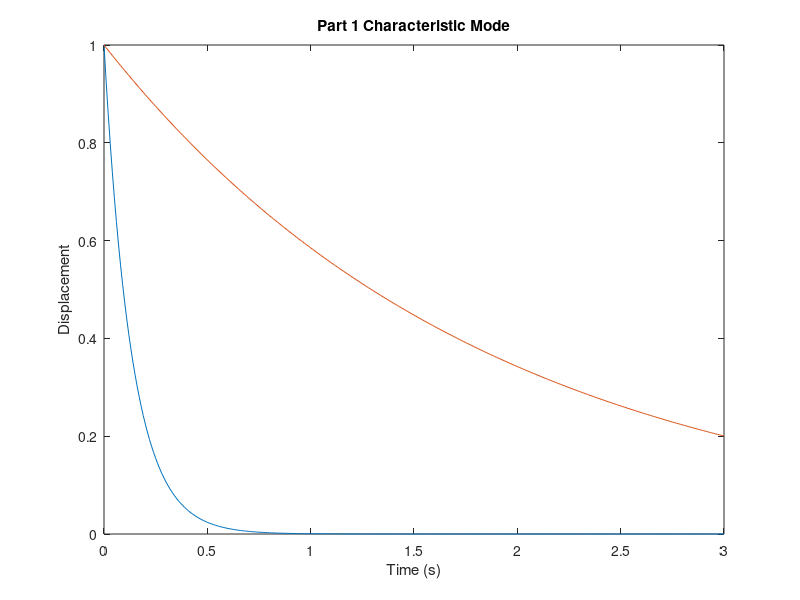
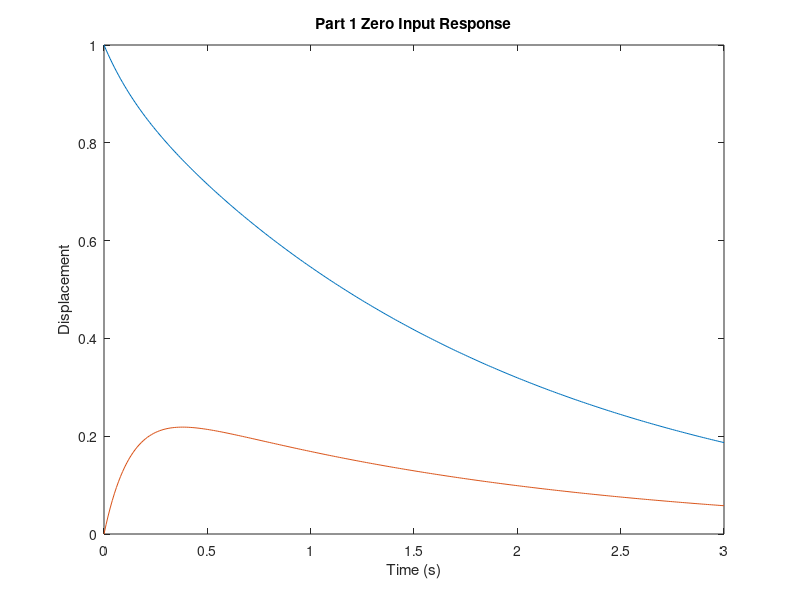
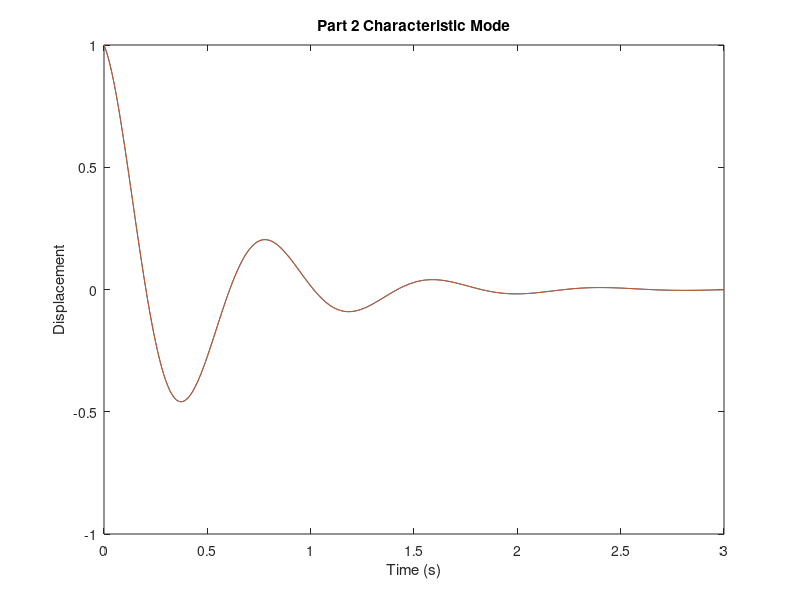
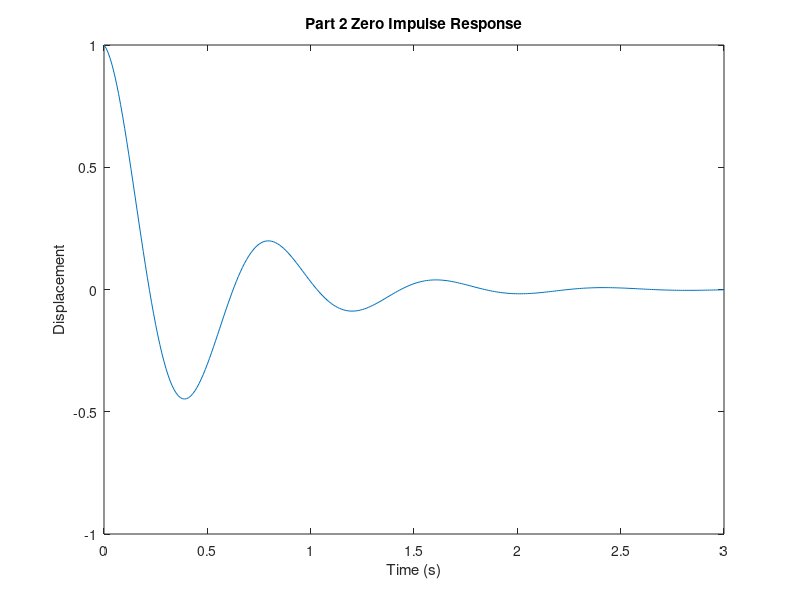

MATLAB code to generate these figures, in order:
% HW5 - Find zero input response and plot it
% Helps visualize the modes/respsonse and see effects of changing initial conditions and system model

%% Part 1
% (a) Assume model parameters
B = 8;
M = 1;
K = 4;

% (b) Use roots function to find characteristic roots
char_coefs = [1, B/M, K/M];
char_roots = roots(char_coefs);

% (c) Plot the characteristic modes for time t = 0:.01:3
t = 0:.01:3;
char_mode1 = exp(char_roots(1)*t);
char_mode2 = exp(char_roots(2)*t);

plot (t, char_mode1, t, char_mode2);
xlabel('Time (s)')
ylabel('Displacement')
title('Part 1 Characteristic Mode')

% (d) Determine and plot the zero-input response assuming initial conditions y(0) = 1 and y'(0) = -1
A = [1,1;char_roots(1), char_roots(2)];
i_c = [1;-1];
c = A \ i_c;
y01a = c(1)*char_mode1 + c(2)*char_mode2;

% Equation: y_o = 0.067*exp(-7.4641*t) + 0.9330*exp(-0.5359*t)


% (e) Determine and plot the zero input response assuming initial conditions y(0) = 0 and y'(0) = 2
i_c2 = [0;2];
c2 = A \ i_c2;
y01b = c2(1)*char_mode1 + c2(2)*char_mode2;
% Equation: y_o = -0.029*exp(-7.4641*t) + 0.029*exp(-0.5359*t)

figure
plot(t, y01a, t, y01b)
title('Part 1 Zero Input Response');
xlabel('Time (s)');
ylabel('Displacement');

%% Part 2: Change the parameters of the model
B = 4;
M = 1;
K = 64;

% (b) Use roots function to find characteristic roots
char_coefs = [1, B/M, K/M];
char_roots = roots(char_coefs);

% (c) Plot the characteristic modes for time t = 0:.01:3
t = 0:.01:3;
char_mode1 = exp(char_roots(1)*t);
char_mode2 = exp(char_roots(2)*t);

figure
plot (t, real(char_mode1), t, real(char_mode2));
xlabel('Time (s)')
ylabel('Displacement')
title('Part 2 Characteristic Mode')

% (d) Determine and plot the zero-input response assuming initial
% conditions y(0) = 1 and y'(0) = -1
A = [1,1;char_roots(1), char_roots(2)];
i_c = [1;-1];
c = A \ i_c;
y02 = c(1)*char_mode1 + c(2)*char_mode2;
% Equation: y_o = (0.5 - 0.065i)*exp(-7.4641*t) + (0.5 + .065i)*exp(-0.5359*t)

figure
plot (t, y02);
xlabel('Time (s)')
ylabel('Displacement')
title('Part 2 Zero Impulse Response')